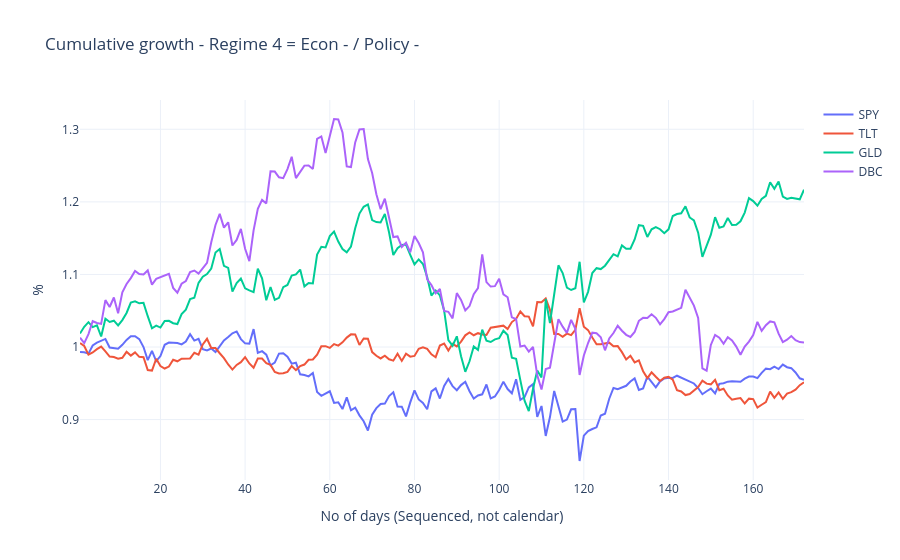

The code cell stored with this chart in its notebook:
### Markdown cell above
### Regime 4 - Econ - / Policy -

### Code cell
fig4 = plot_regime_compounded(regime4["returns"], txtregime4)
fig4.show()

regime_metrics(regime4["returns"])

### Figure 1 — Plotly figure (JSON) as saved in the notebook; plotly's stock layout.template omitted (floating-point values rounded to 4 significant figures; data arrays with more than 128 entries replaced by an {"elided": "..."} marker saying what was removed)
{"data": [{"mode": "lines", "name": "SPY", "type": "scatter", "x": {"elided": "172 int values"}, "y": {"elided": "172 float values"}}, {"mode": "lines", "name": "TLT", "type": "scatter", "x": {"elided": "172 int values"}, "y": {"elided": "172 float values"}}, {"mode": "lines", "name": "GLD", "type": "scatter", "x": {"elided": "172 int values"}, "y": {"elided": "172 float values"}}, {"mode": "lines", "name": "DBC", "type": "scatter", "x": {"elided": "172 int values"}, "y": {"elided": "172 float values"}}], "layout": {"title": {"text": "Cumulative growth - Regime 4 = Econ - / Policy -"}, "xaxis": {"title": {"text": "No of days (Sequenced, not calendar)"}}, "yaxis": {"title": {"text": "%"}}}}
